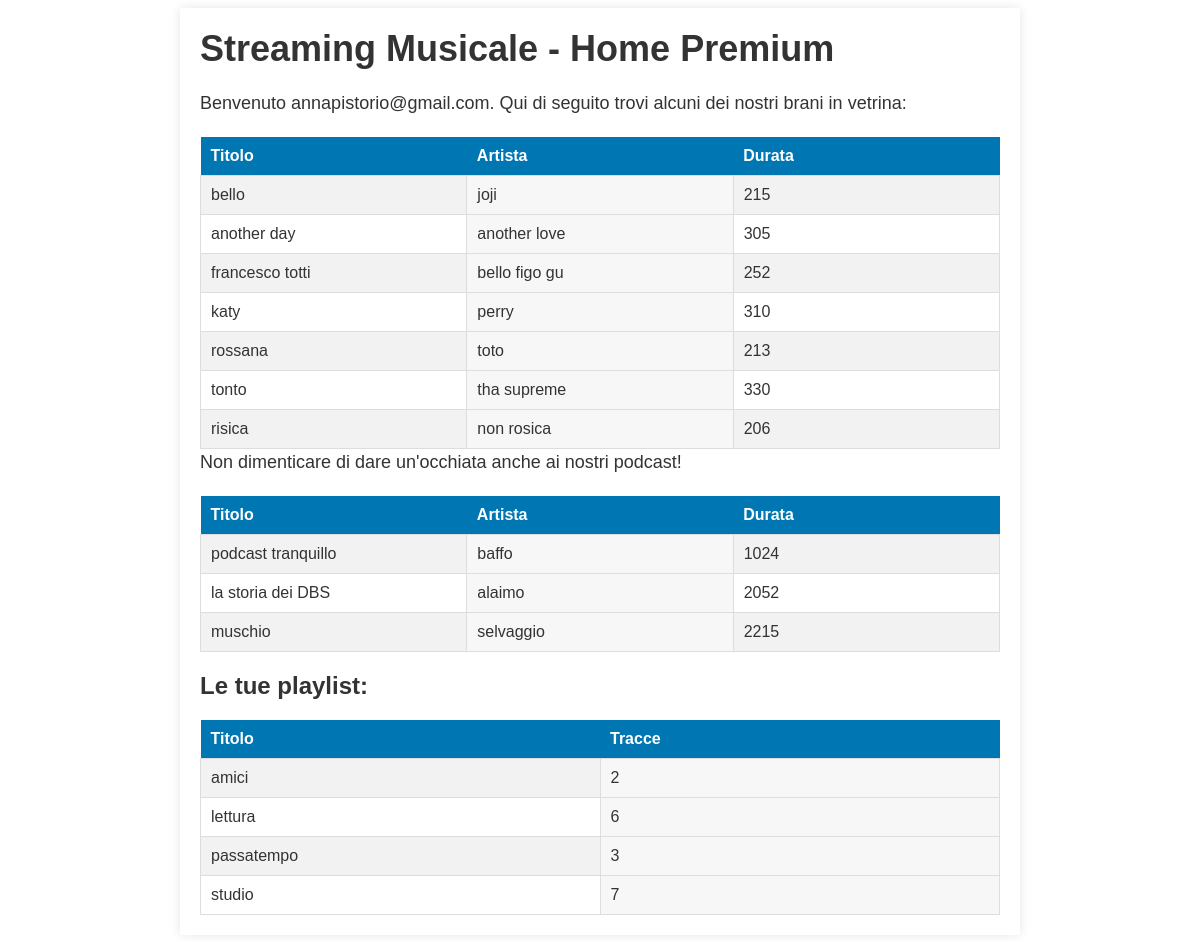
/Interfaccia/home_premium.php (signed in), run on the app's committed database.
### tables this page shows
CREATE TABLE IF NOT EXISTS Crea_Contenuto (
	idContenuto INT UNSIGNED,
    nomeArtista VARCHAR(100) NOT NULL,
    PRIMARY KEY (idContenuto, nomeArtista),
    UNIQUE KEY (idContenuto, nomeArtista),
    FOREIGN KEY (idContenuto)
    	REFERENCES Contenuto(idContenuto)
    	ON UPDATE CASCADE ON DELETE CASCADE,
    FOREIGN KEY (nomeArtista)
    	REFERENCES Artista(nomeArtista)
    	ON UPDATE CASCADE ON DELETE CASCADE
);

CREATE TABLE IF NOT EXISTS Contenuto (
	idContenuto INT UNSIGNED AUTO_INCREMENT,
    nome VARCHAR(100) NOT NULL,
    duarata INT UNSIGNED NOT NULL,
    riproduzione INT UNSIGNED NOT NULL DEFAULT 0,
    tipo INT UNSIGNED,
    PRIMARY KEY (idContenuto),
    FOREIGN KEY (tipo)
        REFERENCES Tipo_Contenuto(idTipoContenuto)
);

CREATE TABLE IF NOT EXISTS Playlist ( 
    email VARCHAR(100),
    nomePlaylist VARCHAR(50),
    num_tracce_P TINYINT NOT NULL DEFAULT 0,
    PRIMARY KEY (nomePlaylist, email),
    UNIQUE KEY (email, nomePlaylist),
    FOREIGN KEY (email) 
        REFERENCES Utente(email)
        ON UPDATE CASCADE ON DELETE CASCADE
);

### Interfaccia/home_premium.php (the view, shortened to what this page needs)
<?php
$conn = mysqli_connect("localhost", "root", "", "piattaforma_streaming_musicale");
$sql_brani = "SELECT * FROM contenuto JOIN crea_contenuto WHERE contenuto.idContenuto=crea_contenuto.idContenuto AND tipo = 0";
$result_brani = mysqli_query($conn, $sql_brani);
$sql_podcast = "SELECT * FROM contenuto JOIN crea_contenuto WHERE contenuto.idContenuto=crea_contenuto.idContenuto AND tipo = 1";
$result_podcast = mysqli_query($conn, $sql_podcast);
$email=$_SESSION['email'];
$sql_playlist = "SELECT * FROM playlist WHERE email = '$email'";
$result_playlist = mysqli_query($conn, $sql_playlist);
?>
<!DOCTYPE html>
<html>
<head>
	<link rel="stylesheet" type="text/css" href="style.css">
</head>
<body>
	<div class="container">
		<h1>Streaming Musicale - Home Premium</h1>
		<p>Benvenuto <?php echo $_SESSION['email']; ?>. Qui di seguito trovi alcuni dei nostri brani in vetrina:</p>
		<table>
		<tr>
			<th>Titolo</th>
			<th>Artista</th>
			<th>Durata</th>
		</tr>
		<?php
			while($row = mysqli_fetch_assoc($result_brani)){
			echo "<tr>";
			echo "<td>" . $row['nome'] . "</td>";
			echo "<td>" . $row['nomeArtista'] . "</td>";
			echo "<td>" . $row['duarata'] . "</td>";
			echo "</tr>";
			}
		?>
		</table>
		<p>Non dimenticare di dare un'occhiata anche ai nostri podcast!</p>
		<table>
		<tr>
			<th>Titolo</th>
			<th>Artista</th>
			<th>Durata</th>
		</tr>
		<?php
			while($row = mysqli_fetch_assoc($result_podcast)){
			echo "<tr>";
			echo "<td>" . $row['nome'] . "</td>";
			echo "<td>" . $row['nomeArtista'] . "</td>";
			echo "<td>" . $row['duarata'] . "</td>";
			echo "</tr>";
			}
		?>
		</table>
		<h2>Le tue playlist:</h2>
		<table>
		<tr>
			<th>Titolo</th>
			<th>Tracce</th>
		</tr>
		<?php
			while($row = mysqli_fetch_assoc($result_playlist)){
			echo "<tr>";
			echo "<td>" . $row['nomePlaylist'] . "</td>";
			echo "<td>" . $row['num_tracce_P'] . "</td>";
			echo "</tr>";
			}
		?>
		</table>
	</div>
</body>
</html>

### Interfaccia/style.css (style rules this page uses)
body { font-family: Arial, sans-serif; background-color: #ffffff; color: #333333; }
.container { max-width: 800px; margin: 0 auto; padding: 20px; background-color: #ffffff; box-shadow: 0 0 10px rgba(0, 0, 0, 0.1); }
h1 { font-size: 36px; margin: 0 0 20px; color: #333333; }
p { font-size: 18px; line-height: 1.5; margin: 0 0 20px; }
table { height: 100%; width: 100%; table-layout: fixed; border-collapse: collapse; }
th { background-color: #0077b3; color: #fff; padding: 10px; text-align: left; }
tr:nth-child(even) { background-color: #f2f2f2; }
td { padding: 10px; border: 1px solid #ddd; }
td:nth-child(2n) { background-color: #f7f7f7; }

### data on the page
crea_contenuto: idContenuto.nome "bello", nomeArtista "joji", idContenuto.duarata "215"
crea_contenuto: idContenuto.nome "another day", nomeArtista "another love", idContenuto.duarata "305"
crea_contenuto: idContenuto.nome "francesco totti", nomeArtista "bello figo gu", idContenuto.duarata "252"
crea_contenuto: idContenuto.nome "katy", nomeArtista "perry", idContenuto.duarata "310"
crea_contenuto: idContenuto.nome "rossana", nomeArtista "toto", idContenuto.duarata "213"
crea_contenuto: idContenuto.nome "tonto", nomeArtista "tha supreme", idContenuto.duarata "330"
crea_contenuto: idContenuto.nome "risica", nomeArtista "non rosica", idContenuto.duarata "206"
crea_contenuto: idContenuto.nome "podcast tranquillo", nomeArtista "baffo", idContenuto.duarata "1024"
crea_contenuto: idContenuto.nome "la storia dei DBS", nomeArtista "alaimo", idContenuto.duarata "2052"
crea_contenuto: idContenuto.nome "muschio", nomeArtista "selvaggio", idContenuto.duarata "2215"
playlist: nomePlaylist "amici", num_tracce_P "2"
playlist: nomePlaylist "lettura", num_tracce_P "6"
playlist: nomePlaylist "passatempo", num_tracce_P "3"
playlist: nomePlaylist "studio", num_tracce_P "7"

### other printed values
$_SESSION['email'] "annapistorio@gmail.com"
